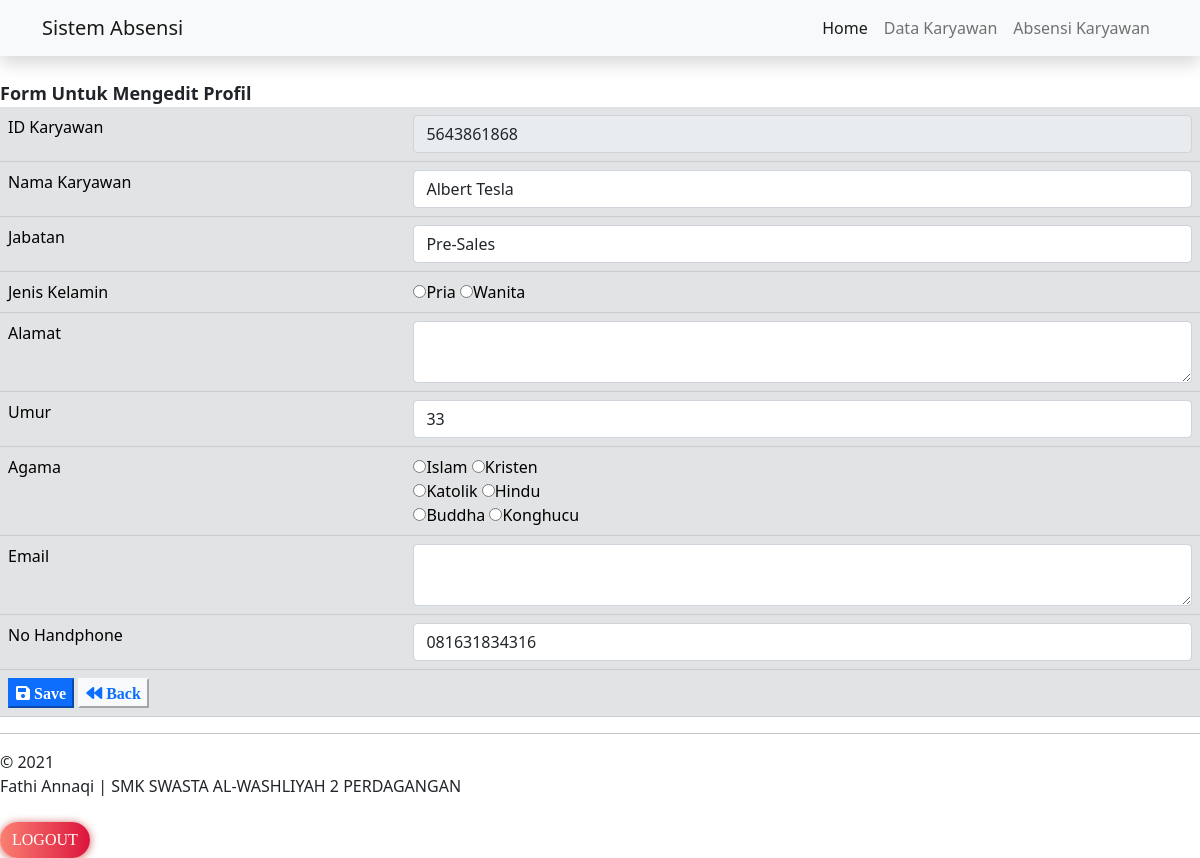
Screenshot of /user.php?page=karyawan&act=ubah&id=5643861868 (signed in) with the database file from the repository.
### tables this page shows
CREATE TABLE `tabel_karyawan` (
  `id_karyawan` varchar(10) NOT NULL,
  `nama_karyawan` varchar(50) NOT NULL,
  `jabatan` varchar(50) NOT NULL,
  `jenis_kelamin` varchar(10) NOT NULL,
  `alamat` text NOT NULL,
  `umur` varchar(11) NOT NULL,
  `agama` varchar(20) NOT NULL,
  `email` text NOT NULL,
  `no_hp` varchar(15) NOT NULL
);

### Web/karyawan.php (the view, shortened to what this page needs)
<?php
	switch (@$_GET['act']) {
?>
<?php
		case 'ubah':
      $id = @$_GET['id'];
      $query = "SELECT * FROM tabel_karyawan WHERE id_karyawan = '$id'";
      $result = mysqli_query($koneksi, $query);
      while ($data = mysqli_fetch_array($result)) {
          $nama_karyawan = $data['nama_karyawan'];
          $jabatan = $data['jabatan'];
          $alamat = $data['alamat'];
          $umur = $data['umur'];
          $email = $data['email'];
          $no_hp = $data['no_hp'];
      }
?>
    <link rel="stylesheet" href="https://use.fontawesome.com/releases/v5.8.1/css/all.css">
    <div class="panel panel-default">
        <div class="panel-heading">
          <br>
          <font size="4"><b>Form Untuk Mengedit Profil</b></font>
        </div>
        <div class="panel-body">
          <form name="frmInput" method="POST" action="">
            <table class="table table-stripped table-secondary">
                <tr>
                  <td>ID Karyawan</td>
                  <td>
                    <input type="text" class="form-control" name="txtID" value="<?php echo $id; ?>" readonly>
                  </td>
                </tr>
                <tr>
                  <td>Nama Karyawan</td>
                  <td>
                    <input type="text" class="form-control" name="txtNama" value="<?php echo $nama_karyawan; ?>" required>
                  </td>
                </tr>
                <tr>
                  <td>Jabatan</td>
                  <td>
                    <input type="text" name="txtJabatan"  class="form-control" value="<?php echo $jabatan; ?>" required>
                  </td>
                </tr>
                <tr>
                  <td>Jenis Kelamin</td>
                  <td>
                      <input type="radio" name="txtJK" value="Pria" required>Pria
                      <input type="radio" name="txtJK" value="Wanita" required>Wanita
                  </td>
                </tr>
                <tr>
                  <td>Alamat</td>
                  <td>
                    <textarea class="form-control" name="txtAlamat" value="<?php echo $alamat; ?>"></textarea>
                  </td>
                </tr>
                <tr>
                  <td>Umur</td>
                  <td>
                    <input type="number" class="form-control" name="numUmur" value="<?php echo $umur; ?>" required>
                  </td>
                </tr>
                <tr>
                  <td>Agama</td>
                  <td>
                    <input type="radio" name="txtAgama" value="Islam" required>Islam
                    <input type="radio" name="txtAgama" value="Kristen" required>Kristen
                    <br>
                    <input type="radio" name="txtAgama" value="Katolik" required>Katolik
                    <input type="radio" name="txtAgama" value="Hindu" required>Hindu
                    <br>
                    <input type="radio" name="txtAgama" value="Buddha" required>Buddha
                    <input type="radio" name="txtAgama" value="Konghucu" required>Konghucu
                  </td>
                </tr>
                <tr>
                  <td>Email</td>
                  <td>
                    <textarea class="form-control" name="txtEmail" value="<?php echo $email; ?>"></textarea>
                  </td>
                </tr>
                <tr>
                  <td>No Handphone</td>
                  <td>
                    <input type="text" class="form-control" name="txtNo" value="<?php echo $no_hp; ?>" required>
                  </td>
                </tr>
                <tr>
                  <td colspan="2">
                    <button type="submit" class="btn-primary" name="btnEdit">
                        <i class="fas fa-save">
                            <h7>Save</h7>
                        </i>
                    </button>
                    <button type="button" class="btn-light" name="btnReset">
                        <a href="?page=karyawan">
                        <i class="fas fa-backward">
                          <h7>Back</h7>
                        </i>
                    </button>
                  </td>
                </tr>
            </table>
        </form>
        </div>
    </div>
<?php
			break;
	}
?>

### rows the page displays
tabel_karyawan: txtNama "Albert Tesla", txtJabatan "Pre-Sales", numUmur "33", txtNo "081631834316"
